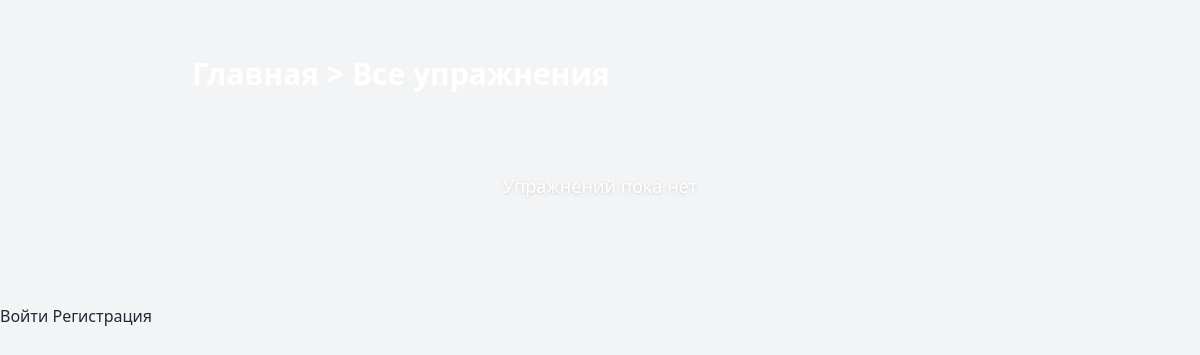
Before: /exercise/ with the older database file.
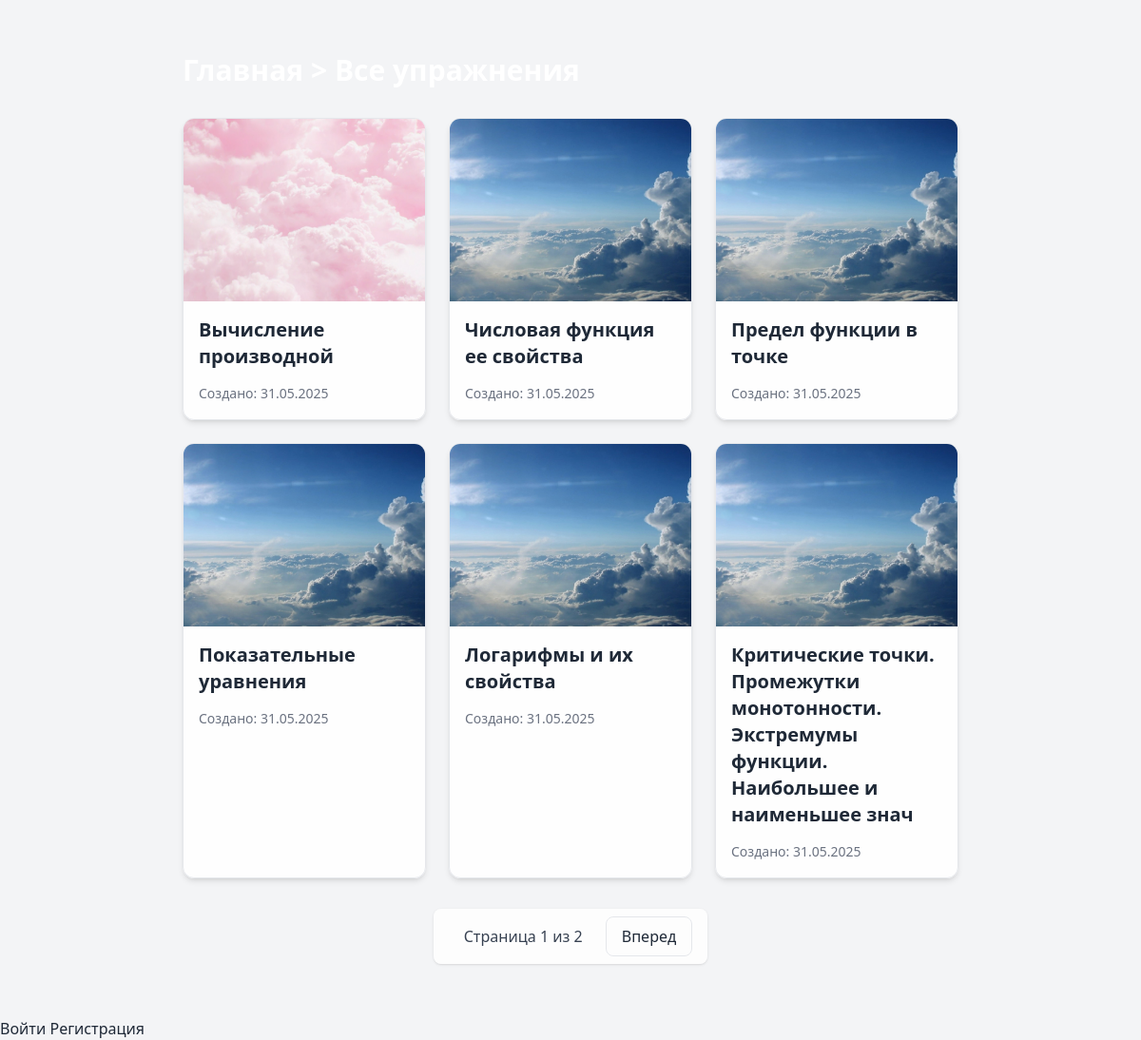
After: the same page with the newer database file.
### core/models.py (models this page shows, shortened)
class Exercise(models.Model):
    title = models.CharField(max_length=255, verbose_name="Название упражнения")
    image = models.ImageField(
        upload_to=image_upload_path,
        verbose_name="Изображение",
        null=True,
        blank=True
    )
    pdf_file = models.FileField(
        upload_to=pdf_upload_path,
        max_length=500,
        verbose_name="PDF-документ"
    )
    created_at = models.DateTimeField(auto_now_add=True, verbose_name="Дата создания")
    updated_at = models.DateTimeField(auto_now=True, verbose_name="Дата обновления")
    class Meta:
        verbose_name = "Упражнение"
        verbose_name_plural = "Упражнения"
        ordering = ['-created_at']

### core/views.py (the view)
# urls.py: path('exercise/', exercise_list, name='exercise'),
def exercise_list(request):
    exercises = Exercise.objects.all().order_by('-created_at')
    paginator = Paginator(exercises, 6)
    page_number = request.GET.get('page')
    page_obj = paginator.get_page(page_number)
    return render(request, 'exercises/list.html', {
        'exercises': page_obj.object_list,
        'page_obj': page_obj,
        'is_paginated': page_obj.has_other_pages(),
    })

### core/templates/exercises/list.html (shortened to what this page needs)
{% extends 'base.html' %}
{% block content %}
<div class="container mx-auto px-4 py-8 animate-fade-in-up opacity-0">
    <div class="flex justify-between items-center mb-8">
        <h1 class="text-3xl font-bold text-white">
            <a href="{% url 'home' %}" class="hover:text-gray-300 transition-colors duration-300">Главная</a> &gt; Все упражнения
        </h1>
    </div>
    <div class="grid grid-cols-1 sm:grid-cols-2 lg:grid-cols-3 gap-6">
        {% for exercise in exercises %}
        <div class="exercise-card bg-white bg-opacity-90 rounded-xl shadow-md overflow-hidden hover:shadow-lg transition-all duration-300 border border-gray-200">
            <a href="{% url 'exercise_detail' exercise.pk %}">
                <div class="w-full h-48 overflow-hidden">
                    {% if exercise.image %}
                    <img src="{{ exercise.image.url }}" alt="{{ exercise.title }}" class="w-full h-full object-cover">
                    {% else %}
                    <div class="bg-gray-200 border-2 border-dashed rounded-xl w-full h-full flex items-center justify-center text-gray-400">
                        Нет изображения
                    </div>
                    {% endif %}
                </div>
                <div class="p-4">
                    <h2 class="text-xl font-semibold text-gray-800">{{ exercise.title }}</h2>
                    <div class="mt-3">
                        <span class="text-sm text-gray-500">Создано: {{ exercise.created_at|date:"d.m.Y" }}</span>
                    </div>
                </div>
            </a>
        </div>
        {% empty %}
        <div class="col-span-full text-center py-12">
            <p class="text-white text-lg drop-shadow">Упражнений пока нет</p>
        </div>
        {% endfor %}
    </div>
    {% if is_paginated %}
    <div class="mt-8 flex justify-center">
        <nav class="flex items-center gap-2 bg-white bg-opacity-80 px-4 py-2 rounded-lg shadow">
            <span class="px-4 py-2 text-gray-700">
                Страница {{ page_obj.number }} из {{ page_obj.paginator.num_pages }}
            </span>
            {% if page_obj.has_next %}
            <a href="?page={{ page_obj.next_page_number }}" class="px-4 py-2 border rounded-lg hover:bg-gray-100">
                Вперед
            </a>
            {% endif %}
        </nav>
    </div>
    {% endif %}
</div>
{% endblock %}

### core/templates/base.html (shortened to what this page needs)
<!DOCTYPE html>
<html lang="ru">
<head>
    {% load static %}
    <script src="https://cdn.tailwindcss.com"></script>
    <link rel="stylesheet" type="text/css" href="{% static 'css/style.css' %}">
    <link href="https://cdn.jsdelivr.net/npm/select2@4.1.0-rc.0/dist/css/select2.min.css" rel="stylesheet" />
    <link rel="stylesheet" href="https://use.fontawesome.com/releases/v5.15.4/css/all.css">
</head>
<body class="bg-gray-100 min-h-screen text-gray-800">
    <div class="max-w-4xl mx-auto p-6">
        {% block content %}
        {% endblock %}
    </div>
    {% if user.is_authenticated %}
{% else %}
    <a href="{% url 'login' %}">Войти</a>
    <a href="{% url 'register' %}">Регистрация</a>
{% endif %}
</body>
</html>

### core/static/css/style.css (style rules this page uses)
.container { display: flex; flex-direction: column; align-self: center; justify-content: center; }

### core/templates/exercises/list.html (style rules this page uses)
body { background-image: url('https://images.wallpaperscraft.ru/image/single/lodka_gory_ozero_135258_3840x2160.jpg'); background-size: cover; background-position: center; background-attachment: fixed; }
.animate-fade-in-up { animation: fade-in-up 0.8s ease-out forwards; }

Changed rows visible on the page:
added Exercise: image (picture), title "Вычисление производной", created_at "31.05.2025"
added Exercise: image (picture), title "Числовая функция ее свойства", created_at "31.05.2025"
added Exercise: image (picture), title "Предел функции в точке", created_at "31.05.2025"
added Exercise: image (picture), title "Показательные уравнения", created_at "31.05.2025"
added Exercise: image (picture), title "Логарифмы и их свойства", created_at "31.05.2025"
added Exercise: image (picture), title "Критические точки. Промежутки монотонности. Экстремумы функции. Наибольшее и наименьшее знач", created_at "31.05.2025"
Other visible differences:
{{ page_obj.number }}: (not shown) → "1"
{{ page_obj.paginator.num_pages }}: (not shown) → "2"
text now shown: "Страница из Вперед"
